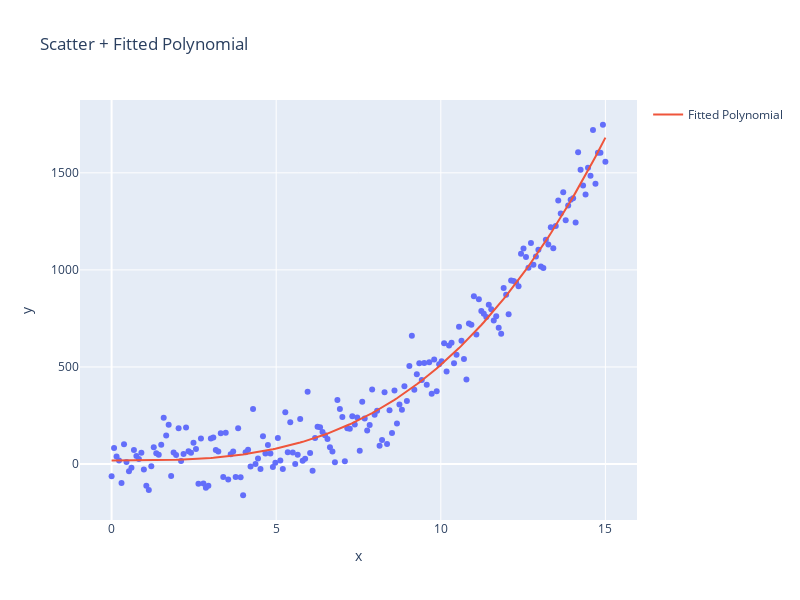

Write notebook code for a chart like this one.
### Markdown cell above
4. Plot the scatter together with the curve given by the fitted polynomial evaluated in the `x` variable

### Code cell
fig = px.scatter(df, x='x', y ='y',
                 height=600, width=800,
                 title='Scatter + Fitted Polynomial')
fig.add_scatter(x=df.x, y =predicted, name="Fitted Polynomial")
fig.show()

### Figure 1 — Plotly figure (JSON) as saved in the notebook; plotly's stock layout.template omitted (floating-point values rounded to 4 significant figures; data arrays with more than 128 entries replaced by an {"elided": "..."} marker saying what was removed)
{"data": [{"hovertemplate": "x=%{x}<br>y=%{y}<extra></extra>", "legendgroup": "", "marker": {"color": "#636efa", "symbol": "circle"}, "mode": "markers", "name": "", "orientation": "v", "showlegend": false, "type": "scatter", "x": {"elided": "200 float values"}, "xaxis": "x", "y": {"elided": "200 float values"}, "yaxis": "y"}, {"name": "Fitted Polynomial", "type": "scatter", "x": {"elided": "200 float values"}, "y": {"elided": "200 float values"}}], "layout": {"height": 600, "legend": {"tracegroupgap": 0}, "title": {"text": "Scatter + Fitted Polynomial"}, "width": 800, "xaxis": {"anchor": "y", "domain": [0, 1], "title": {"text": "x"}}, "yaxis": {"anchor": "x", "domain": [0, 1], "title": {"text": "y"}}}}
